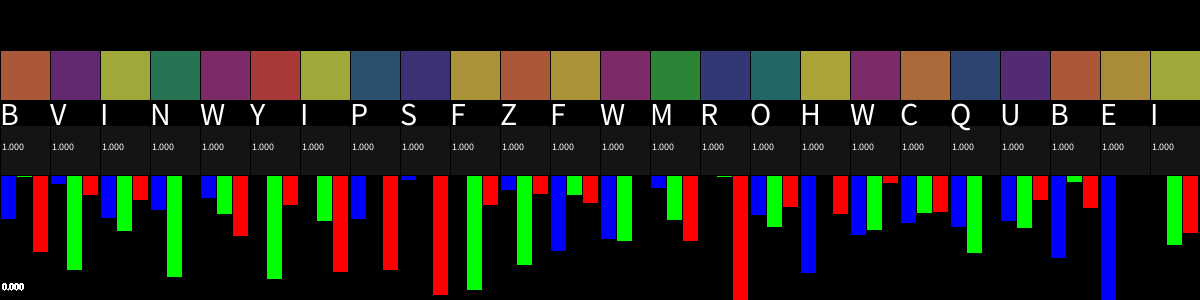
Frame 1 (no input)
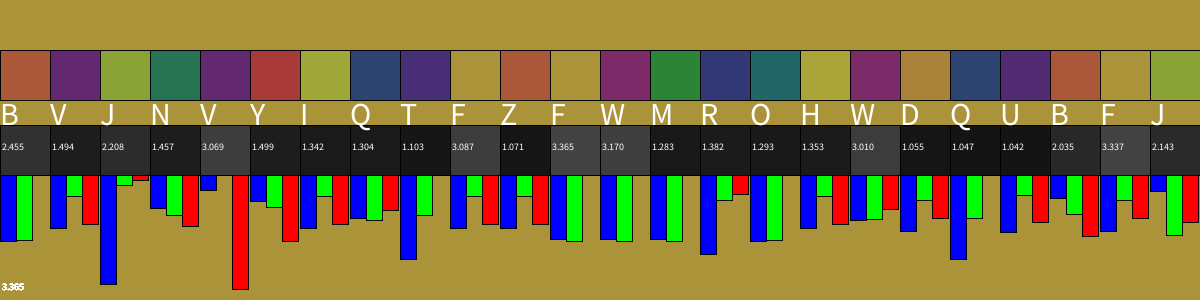
Frame 60 (the mouse pressed at the canvas centre just before this capture)
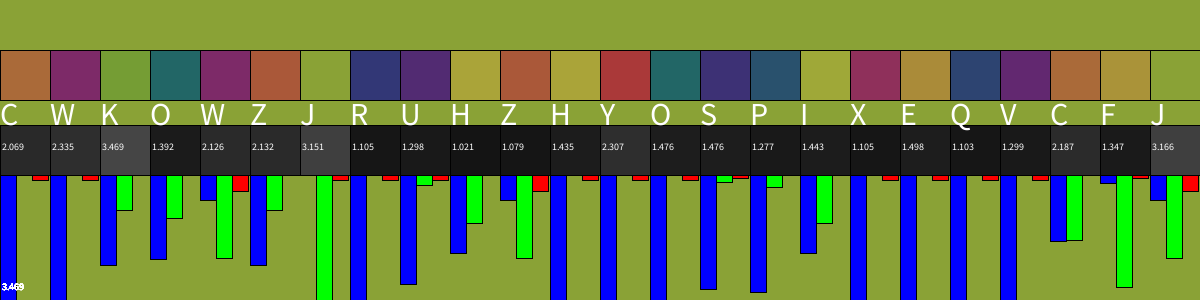
Frame 120 (the mouse held since frame 60 and released just before this capture)

The Processing sketch that drew these frames (run headless with seeded random() and noise(); from frame 60 on, the mouse is pressed at the canvas centre):

// Processing sketch: Example
// ── Example.pde
Population population;

int counter = 0;
int max = 1;
int iterate_intervall = 10;
float max_fitness = 0;
int max_fit_char = 1;

void setup()
{
  size(1200,300);
  float mutationRate = 0.005;
  population = new Population(mutationRate,24);
}

void draw()
{
  population.display();
  
  counter=(counter+1);
  if(counter%iterate_intervall == 0)
    population.iterate();
  if(counter%max == 0)
    population.move();
}
// ── MB_Dna.pde
class MB_Dna
{
  private int[] _genes;
  private int len;

  MB_Dna()
  {
    len = 3;
    _genes = new int[len];
    for (int i = 0; i < _genes.length; i++) {
      _genes[i] = floor(random(1,100));
    }
  }

  //Copy Constructor
  MB_Dna(int[] genes)
  {
    _genes = new int[genes.length];
    for(int i = 0; i < genes.length; i++)
      _genes[i] = genes[i];
  }
  
  MB_Dna copy()
  {
    MB_Dna out = new MB_Dna(_genes);
    return out;
  }

  int get(int i)
  {
    return _genes[i];
  }

  int length()
  {
    return _genes.length;
  }
  
  //[full] Crossover
  MB_Dna crossover(MB_Dna partner) {
    MB_Dna child = new MB_Dna();
    int midpoint = int(random(_genes.length));
    for (int i = 0; i < _genes.length; i++) {
      if (i > midpoint) child._genes[i] = _genes[i];
      else              child._genes[i] = partner._genes[i];
    }
    return child;
  }
  //[end]
  
  void mutate(float mutationRate) {
    // Looking at each gene in the array
    for (int i = 0; i < _genes.length; i++) {
      if (random(1) < mutationRate) {
        // Mutation, a new random character
        _genes[i] = floor(random(1,100));
        if(_genes[i] < 1)
          _genes[i] = 1;
        else if(_genes[i] > 9)
          _genes[i] = 9;
      }
    }
  }
}
// ── MrBrain.pde
class MrBrain
{
  private float _mutation_rate;
  private int _creature_count;
  private float[] _fitness_pool;
  private int[] _population_pool;
  private MB_Dna[] _dna_pool;
  private int _max_population = 1000;
  private float _fitness_sum;
  private int _population_sum;
  
  MrBrain(float mutation_rate,int creature_count)
  {
    _mutation_rate = mutation_rate;
    _creature_count = creature_count;
    
    _fitness_pool = new float[_creature_count];
    _population_pool = new int[_creature_count];
    _dna_pool = new MB_Dna[_creature_count];
    _fitness_sum = 0;
    _population_sum = 0;
    for(int i = 0; i < _creature_count; i++)
    {
      _fitness_pool[i] = 1;
      _fitness_sum += _fitness_pool[i];
      
      _population_pool[i] = floor(_max_population/_creature_count);
      _population_sum += _population_pool[i];
      _dna_pool[i] = new MB_Dna();
    }
  }
  
  public void iterate(float[] fitness)
  {
    updateFitness(fitness);
    updatePopulation();
    reproduction();
  }
  
  public MB_Dna getDna(int i)
  {
    return _dna_pool[i].copy();
  }
  
  public float getFitness(int i)
  {
    return _fitness_pool[i];
  }
  
  public float getPopulation(int i)
  {
    return _population_pool[i];
  }
  
  /******************************************
  *
  *  P R I V A T E   F U N C T I O N S
  *
  *******************************************/
  
  private void updateFitness(float[] fitness)
  {
    _fitness_sum = 0;
    for(int i = 0; i < _creature_count; i++)
    {
      _fitness_pool[i] = fitness[i];
      _fitness_sum += _fitness_pool[i];
    }
  }
  
  private void updatePopulation()
  {
    _population_sum = 0;
    for(int i = 0; i < _creature_count; i++)
    {
      _population_pool[i] = floor(_max_population*(_fitness_pool[i]/_fitness_sum));
      _population_sum += _population_pool[i];
    }
  }
  
  private int randomFromPool(float pool[],float sum)
  {
    int l = pool.length;
    int r = floor(random(sum));
    float temp_sum = sum;
    int i = 0;
    for(; i < l; i++)
    {
      if(r+pool[i]>=temp_sum)
        break;
      temp_sum-=pool[i];
    }
    return i;
  }
  
  private int randomFromPool(int pool[],int sum)
  {
    int l = pool.length;
    float new_pool[] = new float[l];
    for(int i = 0; i < l; i++)
    {
      new_pool[i] = pool[i];
    }
    return randomFromPool(new_pool,sum);
  }
  
  private int randomFromPopulation()
  {
    return randomFromPool(_population_pool,_population_sum);
  }
  
  private void reproduction()
  {
    MB_Dna[] temp_dna_pool = new MB_Dna[_creature_count];
    for(int i = 0; i < _creature_count; i++)
    {
      MB_Dna partnerA = _dna_pool[randomFromPopulation()];
      MB_Dna partnerB = _dna_pool[randomFromPopulation()];
      MB_Dna child = partnerA.crossover(partnerB);
      child.mutate(_mutation_rate);
      temp_dna_pool[i] = child;
    }
    for(int i = 0; i < _creature_count; i++)
    {
      _dna_pool[i] = temp_dna_pool[i];
    }
  }
}
// ── Population.pde
class Population
{
  MrBrain mrBrain;
  float[] population;
  int _num;
  
  Population(float mutationRate,int num)
  {
    _num = num;
    mrBrain = new MrBrain(mutationRate,_num);
    
    population = new float[_num];
    for(int i = 0; i < _num; i++)
    {
      population[i] = random(26);
    }
  }
  
  float fitness(int i) {

    int amount = floor(population[i]);
    
    int sum = 0;
    for (int j = 0; j < population.length; j++)
    {
      if(floor(population[j]) == amount)
        sum++;
    }
    float out = (sum+random(1)*0.5);
    return out;
  }
  
  void move()
  {
    for(int i = 0; i < _num; i++)
    {
      MB_Dna dna = mrBrain.getDna(i);
      int sum = 0;
      for(int k = 0; k < dna.length(); k++)
        sum += dna.get(k);
      int r = floor(random(sum));
      int j = 0; 
      for(;j < dna.length(); j++)
        if(r+dna.get(j)> sum)
          break;
        else
          sum -= dna.get(j);
       
      float step = 0.05;
      switch(j)
      {
        case 0: //right
          population[i] = (population[i]+step)%26;
          break;
        case 2: //left
          population[i] = (population[i]+26-step)%26;
          break;
        case 1:
        default:
          break;
      }
    }
  }
  
  void iterate()
  {
    float[] new_fitness_pool = new float[_num];
    max_fitness = 0;
    for(int i = 0; i < population.length; i++)
    {
      float fit = fitness(i);
      if(max_fitness<fit)
      {
        max_fitness = fit;
        max_fit_char = floor(population[i]);
      }
      new_fitness_pool[i] = fit;
    }

    mrBrain.iterate(new_fitness_pool);
  }
  
  void display()
  {
    color[][] colors = {
      {170, 57, 57},
      {170, 88, 57},
      {170, 106, 57},
      {170, 130, 57},
      {170, 139, 57},
      {170, 147, 57},
      {170, 155, 57},
      {170, 164, 57},
      {159, 168, 56},
      {138, 162, 54},
      {117, 157, 52},
      {89, 149, 50},
      {44, 132, 55},
      {39, 116, 85},
      {34, 102, 102},
      {41, 81, 109},
      {45, 68, 113},
      {50, 55, 118},
      {61, 49, 117},
      {72, 46, 116},
      {82, 43, 114},
      {98, 40, 112},
      {125, 42, 104},
      {143, 48, 91},
      {170, 57, 57},
      {170, 88, 57}
    };
    
    if(max_fitness < 3)
      background(0);
    else
      background(colors[max_fit_char][0],colors[max_fit_char][1],colors[max_fit_char][2]);
    for(int i = 0; i < population.length; i++)
    {
      int size = 50;
      float sum = 0;
      MB_Dna dna = mrBrain.getDna(i);
      for(int k = 0; k < dna.length(); k++)
        sum += dna.get(k);
      float mult;
      
      for(int j = 0; j < 3; j++)
      {
        int w = size/3;
        int[][] c = new int[][]{
          {0,0,255},
          {0,255,0},
          {255,0,0}
        };
        
        if(sum == 0)
          mult = 0;
        else
          mult = (dna.get(j)/sum);

        
        //display genes
        fill(color(c[j][0],c[j][1],c[j][2]));
        rect(size*i+j*w,height/2,w,size*mult*4);
      }
      
      fill(mrBrain.getFitness(i)*20);
      rect(size*i, height/2-size/2,size,size);
      
      int[] col = colors[floor(population[i])];
      fill(color(col[0],col[1],col[2]));
      rect(size*i, height/2-size*2,size,size);
      
      fill(255);
      
      //display number
      textSize(32);
      text(char(65+floor(population[i])), size*i, height/2-size/2); 
      
      //display fitness
      textSize(10);
      text(mrBrain.getFitness(i), size*i, height/2); 
      
      textSize(10);
      text(max_fitness, 0, height-10); 
    }
  }
}
